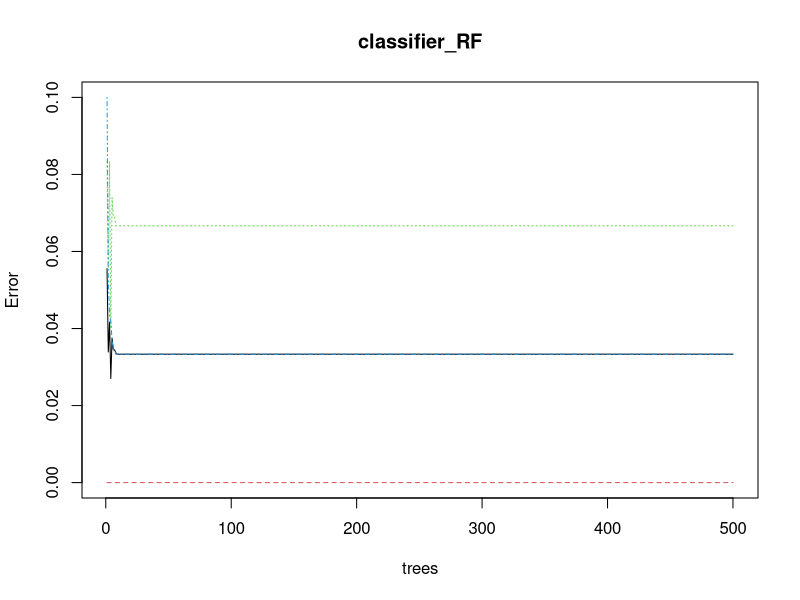
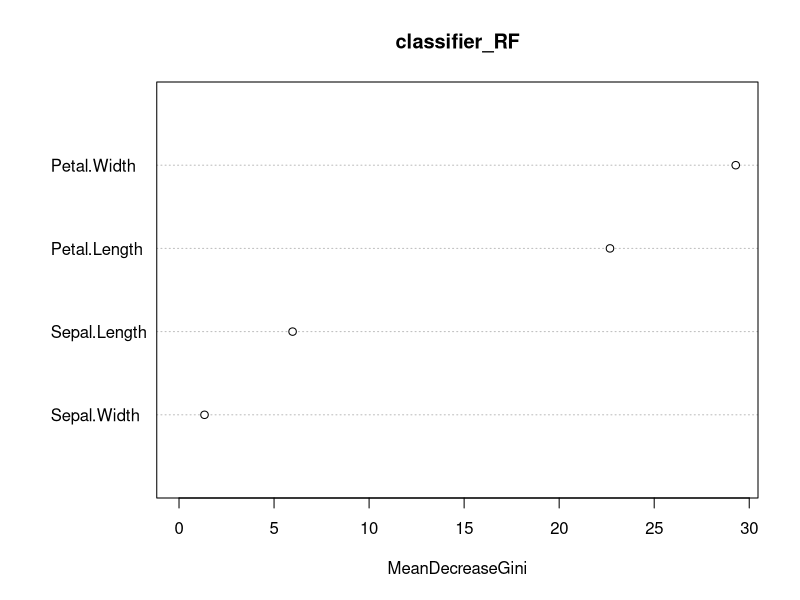

The R source for these figures, in order:
## ---- chunk 1
knitr::opts_chunk$set(echo = TRUE)
## ---- chunk 2
data("iris")

summary(iris)


# Installing package
library(caTools)
library(randomForest)

# Splitting data in train and test data
split <- sample.split(iris, SplitRatio = 0.7)
split

train <- subset(iris, split == "TRUE")
test <- subset(iris, split == "FALSE")

# Fitting Random Forest to the train dataset
set.seed(120)  # Setting seed
classifier_RF = randomForest(x = train[-5],
                             y = train$Species,
                             ntree = 500)
  
classifier_RF
# Predicting the Test set results
y_pred = predict(classifier_RF, newdata = test[-5])
  
# Confusion Matrix
confusion_mtx = table(test[, 5], y_pred)
confusion_mtx
  
# Plotting model
plot(classifier_RF)
  
# Importance plot
importance(classifier_RF)
  
# Variable importance plot
varImpPlot(classifier_RF)
